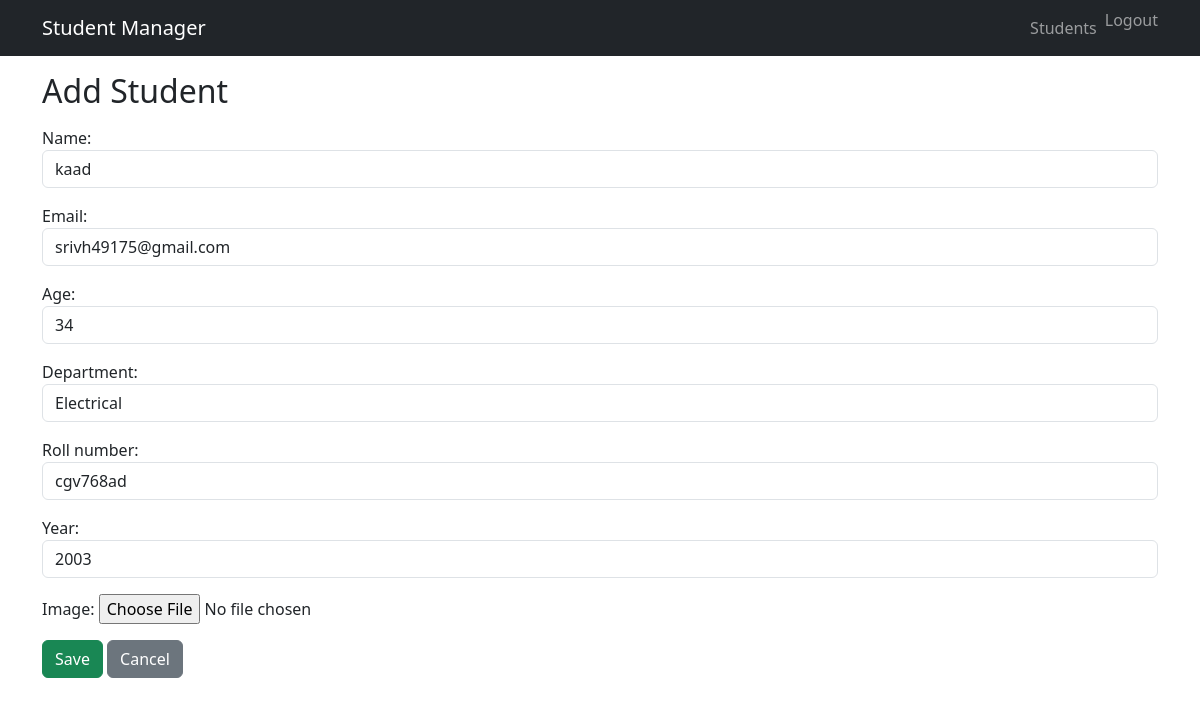
The page /students/7/edit/ (signed in) on the database its author committed.
### core/models.py (models this page shows, shortened)
class Student(models.Model):
    DEPARTMENT_CHOICES = [
        ('CSE', 'Computer Science'),
        ('ECE', 'Electronics'),
        ('EEE', 'Electrical'),
        ('ME', 'Mechanical'),
        ('CE', 'Civil'),
    ]
    name = models.CharField(max_length=100)
    email = models.EmailField(unique=True)
    age = models.IntegerField(
        validators=[MinValueValidator(1)]
    )
    roll_number = models.CharField(max_length=20)
    department = models.CharField(max_length=100, choices=DEPARTMENT_CHOICES)
    year = models.IntegerField()
    image = models.ImageField(upload_to='students/', blank=True, null=True)
    created_at = models.DateTimeField(auto_now_add=True)

### core/views.py (the view)
# urls.py: path('students/<int:pk>/edit/',views.student_update, name='student_update'),
@login_required
@user_passes_test(is_staff_user)
def student_update(request, pk):
    student = get_object_or_404(Student, pk=pk)
    if request.method == 'POST':
        form = StudentForm(request.POST, request.FILES, instance=student)
        if form.is_valid():
            form.save()
            messages.success(request, 'Student updated successfully.')
            return redirect('student_list')
    else:
        form = StudentForm(instance=student)
    return render(request, 'core/student_form.html', {'form': form})

### core/forms.py (shortened to what this page needs)
class StudentForm(forms.ModelForm):
    class Meta:
        model = Student
        fields = ['name', 'email', 'age','department', 'roll_number', 'year' ,'image']
        widgets = {
            'name': forms.TextInput(attrs={'class': 'form-control'}),
            'email': forms.EmailInput(attrs={'class': 'form-control'}),
            'age': forms.NumberInput(attrs={'class': 'form-control'}),
            'department': forms.Select(attrs={'class': 'form-control'}),
            'roll_number': forms.TextInput(attrs={'class': 'form-control'}),
            'year': forms.NumberInput(attrs={'class': 'form-control'}),
            'image': forms.ClearableFileInput(attrs={'class': 'form-control-file'}),
        }

### core/views.py (called while the page is built)
def is_staff_user(user):
    return user.is_authenticated and user.is_staff

### templates/core/student_form.html (shortened to what this page needs)
{% extends 'core/base.html' %}
{% block content %}
<h2>Add Student</h2>
<form method="post" enctype="multipart/form-data" class="mt-3">
    {% for field in form %}
        <div class="mb-3">
            {{ field.label_tag }}
            {{ field }}
        </div>
    {% endfor %}
    <button type="submit" class="btn btn-success">Save</button>
    <a href="{% url 'student_list' %}" class="btn btn-secondary">Cancel</a>
</form>
{% endblock %}

### rows shown on the page
Student: form "kaad" "srivh49175@gmail.com" "34" "Electrical" "cgv768ad" "2003"

### other values the page prints
{{ field.label_tag }} "Name:" "Email:" "Age:" "Department:" "Roll number:" "Year:" "Image:"
